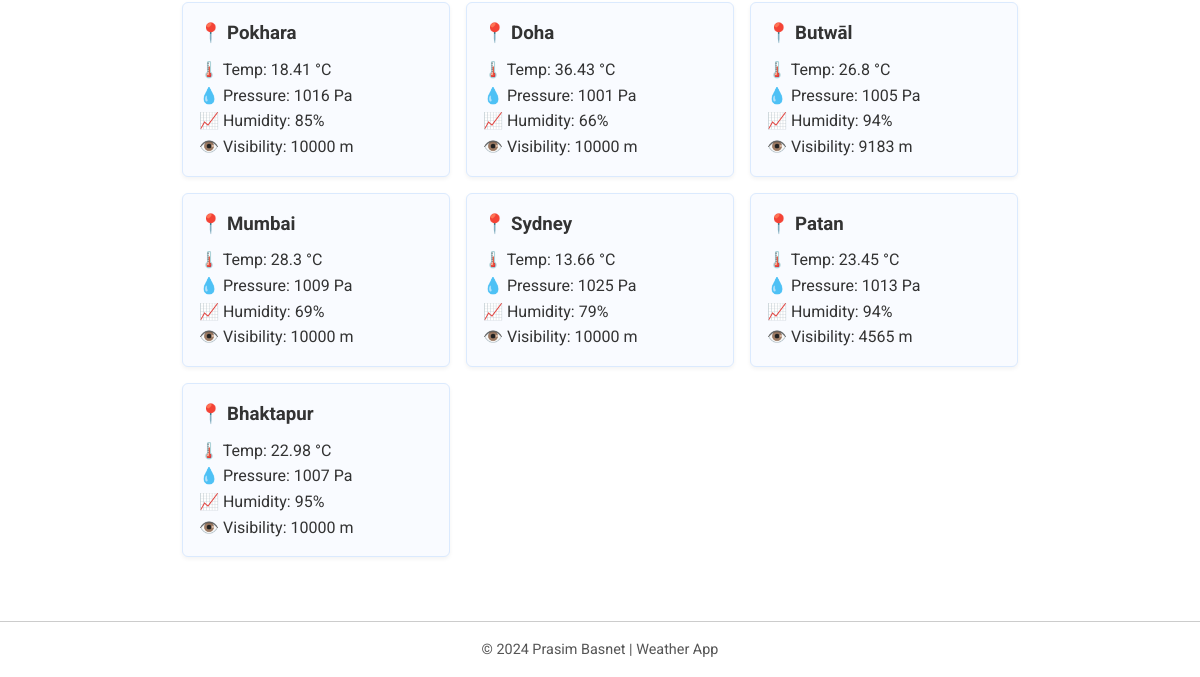
Before: / (lower part) with the older database file.
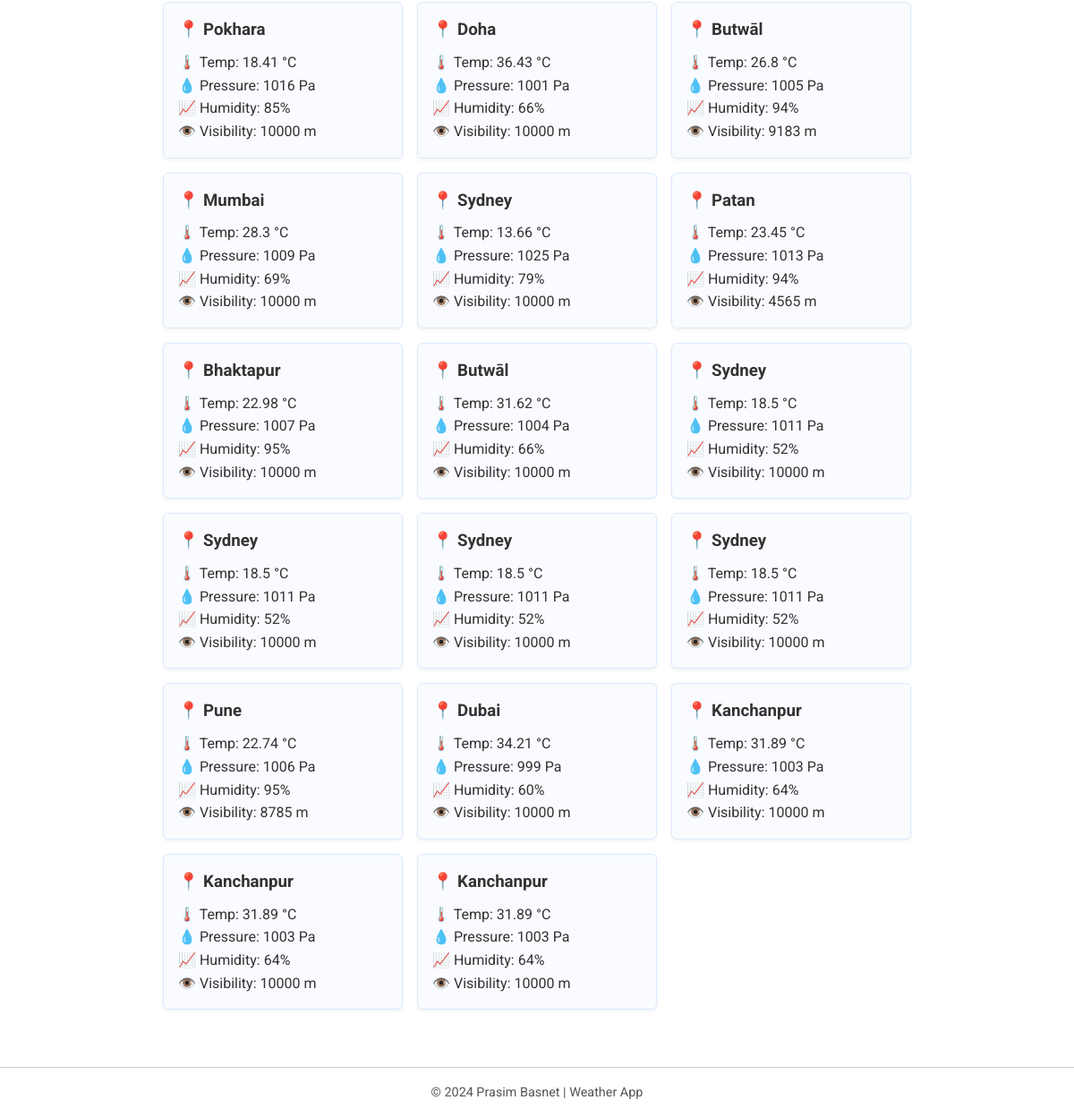
After: the same page with the newer database file.
### tables this page shows
CREATE TABLE Weather_details (id INTEGER PRIMARY KEY AUTOINCREMENT, City TEXT NOT NULL, Temperature REAL,Pressure INTEGER, HUMIDITY INTEGER,Visibility INTEGER);

### app.py (the view)
@app.route("/",methods=["GET" ,"POST"])
def index():
    if request.method  == "POST":
        city= request.form.get("search")
        weather_value=getting_weather_forecast(city)
        if weather_value:
            temp= weather_value["main"]["temp"]
            background_image = generate_background_image(temp)
            saving_data(weather_value)
        else:
            background_image = None
        database_value=fetch_data()
        return render_template("index.html",values=weather_value,database_value=database_value,background_image=background_image)
    else:
        database_value= fetch_data()
        background_image = None
        return render_template("index.html",database_value=database_value,background_image=background_image)

### app.py (called while the page is built)
def fetch_data():
    conn=sqlite3.connect("search.db")
    conn.row_factory =sqlite3.Row
    cursor= conn.cursor()
    cursor.execute('''SELECT * FROM Weather_details''')
    rows=cursor.fetchall()
    conn.close()
    return rows

### templates/index.html (shortened to what this page needs)
<!DOCTYPE html>
<html lang="en">
  <head>
    <link rel="stylesheet" href="../static/css/style.css" />
  </head>
  <body>
    <div class="container">
      {% if values %}
      <section class="current-weather {{ background_image }}">
        <h2>📍 Weather in {{ values['name'] }}</h2>
        <ul>
          <li>🌡️ Temperature:{{ values['main']['temp'] }}&deg;C</li>
          <li>💧 Pressure: {{ values['main']['pressure'] }} Pa</li>
          <li>📈 Humidity: {{ values['main']['humidity'] }}%</li>
          <li>🌡️ Max Temp: {{ values['main']['temp_max'] }} &deg;C</li>
          <li>👁️ Visibility: {{ values['visibility'] }} m</li>
        </ul>
      </section>
      {% else %}
      <section class="weather-history">
        <div class="history-grid">
          {% for data in database_value %}
          <div class="card">
            <h3>📍 {{ data[1] }}</h3>
            <p>🌡️ Temp: {{ data[2] }} &deg;C</p>
            <p>💧 Pressure: {{ data[3] }} Pa</p>
            <p>📈 Humidity: {{ data[4] }}%</p>
            <p>👁️ Visibility: {{ data[5] }} m</p>
          </div>
          {% endfor %}
        </div>
      </section>
      {% endif %}
    </div>
    <footer class="footer">&copy; 2024 Prasim Basnet | Weather App</footer>
  </body>
</html>

Changed rows visible on the page:
added Weather_details: City "Butwāl", Temperature "31.62", Pressure "1004", HUMIDITY "66", Visibility "10000"
added Weather_details: City "Sydney", Temperature "18.5", Pressure "1011", HUMIDITY "52", Visibility "10000"
added Weather_details: City "Sydney", Temperature "18.5", Pressure "1011", HUMIDITY "52", Visibility "10000"
added Weather_details: City "Sydney", Temperature "18.5", Pressure "1011", HUMIDITY "52", Visibility "10000"
added Weather_details: City "Sydney", Temperature "18.5", Pressure "1011", HUMIDITY "52", Visibility "10000"
added Weather_details: City "Pune", Temperature "22.74", Pressure "1006", HUMIDITY "95", Visibility "8785"
added Weather_details: City "Dubai", Temperature "34.21", Pressure "999", HUMIDITY "60", Visibility "10000"
added Weather_details: City "Kanchanpur", Temperature "31.89", Pressure "1003", HUMIDITY "64", Visibility "10000"
added Weather_details: City "Kanchanpur", Temperature "31.89", Pressure "1003", HUMIDITY "64", Visibility "10000"
added Weather_details: City "Kanchanpur", Temperature "31.89", Pressure "1003", HUMIDITY "64", Visibility "10000"
